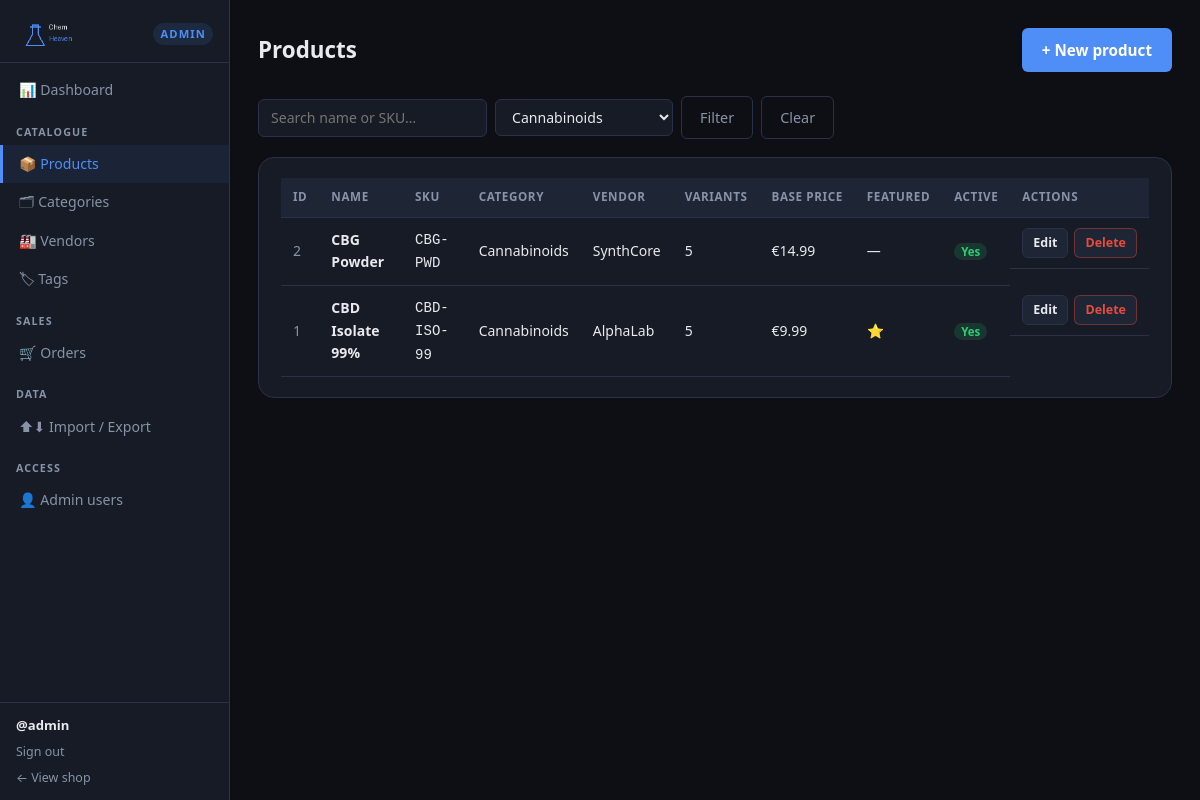
Screenshot of /admin/products.php?cat=1 (signed in) with the database file from the repository.
### tables this page shows
CREATE TABLE IF NOT EXISTS products (
    id          INT UNSIGNED  AUTO_INCREMENT PRIMARY KEY,
    uuid        CHAR(36)      NOT NULL UNIQUE,
    name        VARCHAR(200)  NOT NULL,
    slug        VARCHAR(200)  NOT NULL UNIQUE,
    description TEXT,
    image_url   VARCHAR(500)  DEFAULT 'https://i.ibb.co/KpDhj0rZ/IMG-2197.jpg',
    sku         VARCHAR(100),
    featured    TINYINT(1)    NOT NULL DEFAULT 0,
    category_id INT UNSIGNED  NOT NULL,
    vendor_id   INT UNSIGNED  NOT NULL,
    base_price  DECIMAL(10,2) NOT NULL,
    active      TINYINT(1)    NOT NULL DEFAULT 1,
    created_at  TIMESTAMP     DEFAULT CURRENT_TIMESTAMP,
    updated_at  TIMESTAMP     DEFAULT CURRENT_TIMESTAMP ON UPDATE CURRENT_TIMESTAMP,
    FOREIGN KEY (category_id) REFERENCES categories(id),
    FOREIGN KEY (vendor_id)   REFERENCES vendors(id)
);

CREATE TABLE IF NOT EXISTS categories (
    id          INT UNSIGNED AUTO_INCREMENT PRIMARY KEY,
    uuid        CHAR(36)     NOT NULL UNIQUE,
    name        VARCHAR(100) NOT NULL,
    slug        VARCHAR(100) NOT NULL UNIQUE,
    description TEXT,
    image_url   VARCHAR(500),
    sort_order  INT          NOT NULL DEFAULT 0,
    is_active   TINYINT(1)   NOT NULL DEFAULT 1,
    created_at  TIMESTAMP    DEFAULT CURRENT_TIMESTAMP
);

CREATE TABLE IF NOT EXISTS vendors (
    id         INT UNSIGNED AUTO_INCREMENT PRIMARY KEY,
    name       VARCHAR(150) NOT NULL,
    location   VARCHAR(150) NOT NULL,
    created_at TIMESTAMP    DEFAULT CURRENT_TIMESTAMP
);

### includes/functions.php (called while the page is built, shortened)
<?php
require_once __DIR__ . '/../config/database.php';
function h(mixed $value): string
{
    return htmlspecialchars((string) $value, ENT_QUOTES | ENT_SUBSTITUTE, 'UTF-8');
}
function get_categories(): array
{
    static $cache = null;
    if ($cache === null) {
        $cache = db()->query(
            'SELECT id, name, slug FROM categories ORDER BY name ASC'
        )->fetchAll();
    }
    return $cache;
}
function format_price(float $amount, string $currency = '€'): string
{
    return $currency . number_format($amount, 2, '.', ',');
}

### config/database.php (called while the page is built, shortened)
<?php
function db(): PDO
{
    static $pdo = null;
    if ($pdo !== null) {
        return $pdo;
    }
    $dsn = sprintf(
        'mysql:host=%s;port=%s;dbname=%s;charset=%s',
        DB_HOST,
        DB_PORT,
        DB_NAME,
        DB_CHARSET
    );
    $options = [
        PDO::ATTR_ERRMODE            => PDO::ERRMODE_EXCEPTION,
        PDO::ATTR_DEFAULT_FETCH_MODE => PDO::FETCH_ASSOC,
        PDO::ATTR_EMULATE_PREPARES   => false,
        PDO::ATTR_PERSISTENT         => false,
        PDO::MYSQL_ATTR_FOUND_ROWS   => true,
    ];
    try {
        $pdo = new PDO($dsn, DB_USER, DB_PASS, $options);
    } catch (PDOException $e) {
        error_log('[ChemHeaven] DB connection failed: ' . $e->getMessage());
        http_response_code(503);
        exit('Service temporarily unavailable. Please try again later.');
    }
    return $pdo;
}

### public/admin/products.php (the view, shortened to what this page needs)
<?php
require_once __DIR__ . '/../../includes/functions.php';
$db = db();
$search = mb_substr(trim(strip_tags($_GET['q'] ?? '')), 0, 100);
$catId  = ctype_digit($_GET['cat'] ?? '') ? (int)$_GET['cat'] : null;
$where  = [];
$params = [];
if ($catId) {
    $where[] = 'p.category_id = :cat';
    $params[':cat'] = $catId;
}
$whereSQL = $where ? 'WHERE ' . implode(' AND ', $where) : '';
$products = $db->prepare(
    "SELECT p.id, p.uuid, p.name, p.slug, p.sku, p.featured, p.active,
            p.base_price, c.name AS cat_name, v.name AS vendor_name,
            (SELECT COUNT(*) FROM product_variants pv WHERE pv.product_id = p.id) AS variant_count
     FROM products p
     JOIN categories c ON c.id = p.category_id
     JOIN vendors v    ON v.id = p.vendor_id
     $whereSQL
     ORDER BY p.id DESC"
);
$products->execute($params);
$products = $products->fetchAll();
$categories     = get_categories();
require __DIR__ . '/../../includes/admin-header.php';
?>
<div class="admin-page-header">
    <h1>Products</h1>
    <a href="/admin/product-edit.php" class="btn-primary">+ New product</a>
</div>
<form class="admin-filter-bar" method="get" action="/admin/products.php">
    <input type="search" name="q" value="<?= h($search) ?>" placeholder="Search name or SKU…" maxlength="100">
    <select name="cat">
        <?php foreach ($categories as $c): ?>
            <option value="<?= $c['id'] ?>"<?= $catId === (int)$c['id'] ? ' selected' : '' ?>><?= h($c['name']) ?></option>
        <?php endforeach; ?>
    </select>
    <button type="submit" class="btn-secondary">Filter</button>
    <?php if ($search || $catId): ?>
        <a href="/admin/products.php" class="btn-secondary">Clear</a>
    <?php endif; ?>
</form>
<div class="admin-card">
    <div class="table-wrap">
        <table class="admin-table">
            <thead>
                <tr>
                    <th>ID</th>
                    <th>Name</th>
                    <th>SKU</th>
                    <th>Category</th>
                    <th>Vendor</th>
                    <th>Variants</th>
                    <th>Base price</th>
                    <th>Featured</th>
                    <th>Active</th>
                    <th>Actions</th>
                </tr>
            </thead>
            <tbody>
            <?php foreach ($products as $p): ?>
                <tr>
                    <td class="text-muted"><?= $p['id'] ?></td>
                    <td><strong><?= h($p['name']) ?></strong></td>
                    <td><code><?= h($p['sku'] ?: '—') ?></code></td>
                    <td><?= h($p['cat_name']) ?></td>
                    <td><?= h($p['vendor_name']) ?></td>
                    <td><?= $p['variant_count'] ?></td>
                    <td><?= format_price((float)$p['base_price']) ?></td>
                    <td><?= $p['featured'] ? '⭐' : '—' ?></td>
                    <td><?= $p['active'] ? '<span class="badge-active">Yes</span>' : '<span class="badge-inactive">No</span>' ?></td>
                    <td class="actions-cell">
                        <a href="/admin/product-edit.php?id=<?= $p['id'] ?>" class="btn-sm">Edit</a>
                        <form method="post" action="/admin/product-delete.php" style="display:inline">
                            <button type="submit" class="btn-sm btn-danger"
                                onclick="return confirm('Delete product \'<?= h(addslashes($p['name'])) ?>\'?')">Delete</button>
                        </form>
                    </td>
                </tr>
            <?php endforeach; ?>
            </tbody>
        </table>
    </div>
</div>
<?php require __DIR__ . '/../../includes/admin-footer.php'; ?>

### public/assets/style.css (style rules this page uses)
:root { --color-bg: #0d0f14; --color-surface: #161b25; --color-surface-2: #1e2535; --color-border: #2a3148; --color-accent: #4f8ef7; --color-accent-h: #3a72d8; --color-success: #2ecc71; --color-danger: #e74c3c; --color-warning: #f39c12; --color-text: #e8eaf0; --color-text-muted: #8893a8; --color-badge: #f59e0b; --radius-sm: 6px; --radius-md: 10px; --radius-lg: 16px; --font-sans: system-ui, -apple-system, "Segoe UI", Roboto, Helvetica, Arial, sans-serif; --font-mono: ui-monospace, "Cascadia Code", "Fira Mono", monospace; --shadow-card: 0 4px 24px rgba(0,0,0,.45); --transition: 0.18s ease; }
*, *::before, *::after { box-sizing: border-box; margin: 0; padding: 0; }
html { font-size: 16px; scroll-behavior: smooth; }
body { font-family: var(--font-sans); background: var(--color-bg); color: var(--color-text); line-height: 1.6; min-height: 100vh; display: flex; flex-direction: column; }
a { color: var(--color-accent); text-decoration: none; }
button, input, select, textarea { font: inherit; color: inherit; }
.btn-primary { display: inline-flex; align-items: center; gap: 6px; background: var(--color-accent); color: #fff; border: none; border-radius: var(--radius-sm); padding: 10px 20px; font-size: .95rem; font-weight: 600; cursor: pointer; transition: background var(--transition); text-decoration: none; }
.btn-secondary { display: inline-flex; align-items: center; gap: 6px; background: transparent; color: var(--color-text-muted); border: 1px solid var(--color-border); border-radius: var(--radius-sm); padding: 9px 18px; font-size: .9rem; cursor: pointer; transition: border-color var(--transition), color var(--transition); }

### public/assets/admin.css (style rules this page uses)
.admin-body { background: var(--color-bg); }
.admin-page-header { display: flex; align-items: center; justify-content: space-between; margin-bottom: 24px; gap: 16px; flex-wrap: wrap; }
.admin-page-header h1 { font-size: 1.4rem; font-weight: 700; }
.admin-card { background: var(--color-surface); border: 1px solid var(--color-border); border-radius: var(--radius-lg); padding: 20px 22px; margin-bottom: 20px; }
.table-wrap { overflow-x: auto; }
.admin-table { width: 100%; border-collapse: collapse; font-size: .875rem; }
.admin-table th, .admin-table td { padding: 10px 12px; border-bottom: 1px solid var(--color-border); text-align: left; vertical-align: middle; }
.admin-table thead th { font-size: .73rem; text-transform: uppercase; letter-spacing: .05em; color: var(--color-text-muted); background: var(--color-surface-2); white-space: nowrap; }
.actions-cell { white-space: nowrap; display: flex; gap: 6px; align-items: center; }
.btn-sm { display: inline-flex; align-items: center; padding: 4px 10px; border-radius: var(--radius-sm); font-size: .78rem; font-weight: 600; cursor: pointer; background: var(--color-surface-2); border: 1px solid var(--color-border); color: var(--color-text); text-decoration: none; transition: all var(--transition); }
.btn-danger { color: var(--color-danger) !important; border-color: rgba(231,76,60,.4) !important; }
.admin-filter-bar { display: flex; flex-wrap: wrap; gap: 8px; margin-bottom: 18px; align-items: center; }
.admin-filter-bar input[type="search"], .admin-filter-bar select { background: var(--color-surface); border: 1px solid var(--color-border); border-radius: var(--radius-sm); padding: 7px 12px; color: var(--color-text); font-size: .88rem; outline: none; transition: border-color var(--transition); }
.badge-active { background: rgba(46,204,113,.15); color: var(--color-success); padding: 1px 7px; border-radius: 999px; font-size: .72rem; font-weight: 700; }
.text-muted { color: var(--color-text-muted); }

### rows the page displays
products: id "2", name "CBG Powder", sku "CBG-PWD", category.name "Cannabinoids", vendor.name "SynthCore", variant_count "5", base_price "€14.99", active "Yes"
products: id "1", name "CBD Isolate 99%", sku "CBD-ISO-99", category.name "Cannabinoids", vendor.name "AlphaLab", variant_count "5", base_price "€9.99", active "Yes"

### other values shown
$adminUser['username'] "admin"
form field cat "Cannabinoids"
